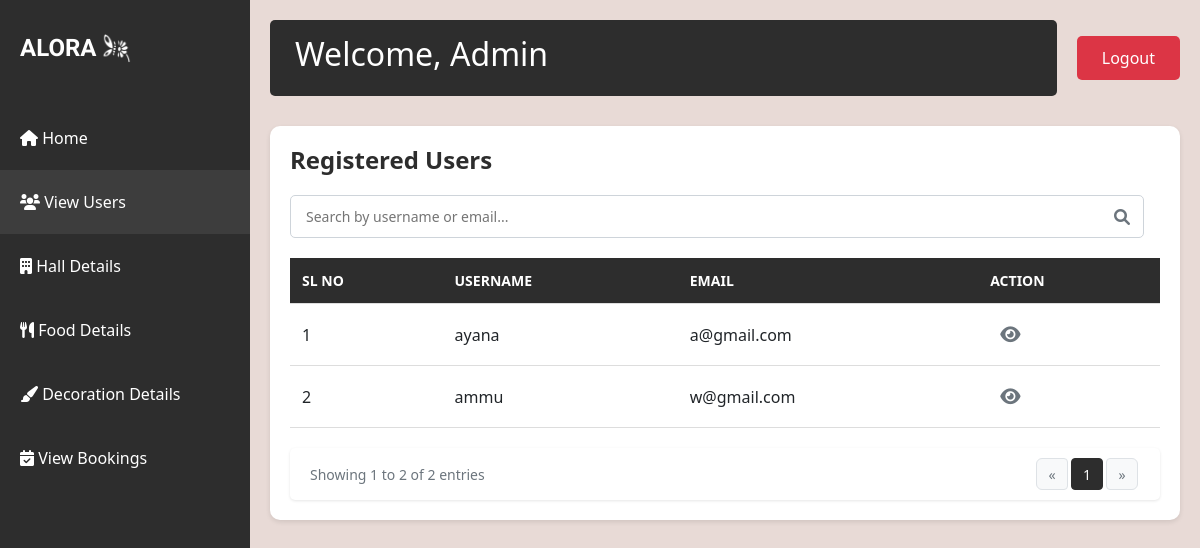
The app's page /view_users/ (signed in) with its own data.
### app/models.py (models this page shows)
class User_details(models.Model):
    user_id=models.ForeignKey(User,on_delete=models.CASCADE)
    phone_number=models.CharField(max_length=10,unique=True)
    gender=models.CharField(max_length=100)
    address=models.TextField(max_length=255, default="Unknown")

### app/views.py (the view)
# urls.py: path('view_users/',views.view_users,name='view_users'),
@login_required(login_url='login')
def view_users(request):
    if not request.user.is_staff:
        messages.error(request, "You are not authorized to view this page.")
        return redirect('admin_dash')
    users=User_details.objects.all()
    return render(request,'view_users.html',{'users':users})

### templates/view_users.html (shortened to what this page needs)
<!DOCTYPE html>
<html lang="en">
<head>
    {% load static %}
    <link href="https://cdn.jsdelivr.net/npm/bootstrap@5.3.0/dist/css/bootstrap.min.css" rel="stylesheet">
    <link rel="stylesheet" href="https://cdnjs.cloudflare.com/ajax/libs/font-awesome/6.0.0-beta3/css/all.min.css">
</head>
<body>
    <div class="sidebar">
        <div class="logo-container">
            <div class="logo">ALORA</div>
            <img src="{% static 'alora_icon.png' %}" alt="Light Bulb" class="logo-image">
        </div>
        <nav class="nav flex-column">
            <a class="nav-link" href="{% url 'admin_dash' %}">
                <i class="fas fa-home"></i> Home
            </a>
            <a class="nav-link active" href="{% url 'view_users' %}">
                <i class="fas fa-users"></i> View Users
            </a>
            <a class="nav-link" href="{% url 'hall_details' %}">
                <i class="fas fa-building"></i> Hall Details
            </a>
            <a class="nav-link" href="{% url 'food_details' %}">
                <i class="fas fa-utensils"></i> Food Details
            </a>
            <a class="nav-link" href="{% url 'decoration_details' %}">
                <i class="fas fa-paint-brush"></i> Decoration Details
            </a>
            <a class="nav-link" href="{% url 'admin_view_booking' %}">
                <i class="fas fa-calendar-check"></i> View Bookings
            </a>
        </nav>
    </div>
    <div class="main-content">
        <div class="top-nav">
            <div class="welcome-section">
                <h2>Welcome, Admin</h2>
            </div>
            <a href="{% url 'logout' %}" class="logout-btn">Logout</a>
        </div>
        <div class="users-table">
            <h1>Registered Users</h1>
            <div class="search-container">
                <input type="text" id="searchInput" class="search-box" placeholder="Search by username or email...">
                <i class="fas fa-search search-icon"></i>
            </div>
            <table id="usersTable">
                <thead>
                    <tr>
                        <th>Sl No</th>
                        <th>Username</th>
                        <th>Email</th>
                        <th>Action</th>
                    </tr>
                </thead>
                <tbody>
                    {% for user in users %}
                        <tr class="user-row">
                            <td>{{ forloop.counter }}</td>
                            <td>{{ user.user_id.username }}</td>
                            <td>{{ user.user_id.email }}</td>
                            <td>
                                <button class="eye-btn" onclick="toggleDetails(this, 'details-{{ forloop.counter }}')">
                                    <i class="fas fa-eye"></i>
                                </button>
                            </td>
                        </tr>
                    {% endfor %}
                </tbody>
            </table>
            <div class="pagination-controls">
                <div class="d-flex justify-content-between align-items-center flex-wrap">
                    <div class="showing-entries mb-2 mb-md-0">
                        Showing <span id="start-entry">1</span> to <span id="end-entry">10</span> of <span id="total-entries">{{ users|length }}</span> entries
                    </div>
                    <nav aria-label="User table pagination">
                        <ul class="pagination" id="pagination">
                            <li class="page-item disabled" id="prev-page-li">
                                <a class="page-link" href="#" id="prev-page" aria-label="Previous">
                                    <span aria-hidden="true">&laquo;</span>
                                </a>
                            </li>
                            <li class="page-item" id="next-page-li">
                                <a class="page-link" href="#" id="next-page" aria-label="Next">
                                    <span aria-hidden="true">&raquo;</span>
                                </a>
                            </li>
                        </ul>
                    </nav>
                </div>
            </div>
        </div>
    </div>
</body>
</html>

### templates/view_users.html (style rules this page uses)
body { background-color: #e8dad6; min-height: 100vh; }
.sidebar { background-color: #2d2d2d; color: white; min-height: 100vh; padding-top: 20px; position: fixed; width: 250px; }
.logo-container { display: flex; align-items: center; justify-content: flex-start; padding: 10px 20px; margin-bottom: 30px; }
.logo { font-family: 'Irish Grover'; font-size: 24px; font-weight: bold; }
.logo-image { width: 30px; height: 30px; margin-left: 5px; }
.nav-link { color: #ffffff; padding: 20px 20px; transition: all 0.3s; font-size: 16px; }
.nav-link.active { background-color: #3d3d3d; }
.main-content { margin-left: 250px; padding: 20px; }
.top-nav { display: flex; justify-content: space-between; align-items: center; margin-bottom: 30px; }
.welcome-section { background-color: #2d2d2d; color: white; padding: 15px 25px; border-radius: 5px; flex-grow: 1; margin-right: 20px; }
.logout-btn { background-color: #dc3545; color: white; border: none; padding: 10px 25px; border-radius: 5px; text-decoration: none; transition: background-color 0.3s; }
.users-table { background-color: white; border-radius: 10px; box-shadow: 0 2px 5px rgba(0,0,0,0.1); padding: 20px; margin-top: 20px; }
.users-table h1 { font-size: 24px; font-weight: bold; margin-bottom: 20px; color: #2d2d2d; }
.users-table table { width: 100%; border-collapse: collapse; }
.users-table th, .users-table td { padding: 12px; text-align: left; border-bottom: 1px solid #ddd; }
.users-table th { background-color: #2d2d2d; color: white; text-transform: uppercase; font-size: 14px; }
.eye-btn { background: none; border: none; color: #6c757d; cursor: pointer; font-size: 18px; transition: all 0.3s ease; padding: 5px 10px; border-radius: 50%; }
.pagination-controls { background-color: white; padding: 10px 20px; border-radius: 5px; box-shadow: 0 1px 3px rgba(0,0,0,0.1); margin-top: 20px; }
.showing-entries { color: #6c757d; font-size: 14px; }
.search-container { margin-bottom: 20px; display: flex; align-items: center; }
.search-box { flex-grow: 1; padding: 10px 15px; border: 1px solid #ced4da; border-radius: 5px; font-size: 14px; transition: border-color 0.15s ease-in-out; }
.search-icon { position: relative; right: 30px; color: #6c757d; }
.pagination { display: flex; list-style: none; padding: 0; margin: 0; }
.pagination li { margin: 0 2px; }
.pagination a, .pagination .page-link { display: flex; align-items: center; justify-content: center; min-width: 32px; height: 32px; padding: 0 6px; border-radius: 4px; background-color: #f8f9fa; border: 1px solid #dee2e6; color: #2d2d2d; text-decoration: none; transition: all 0.2s; font-size: 14px; }
.pagination .disabled a, .pagination .disabled .page-link { color: #6c757d; pointer-events: none; background-color: #f8f9fa; border-color: #dee2e6; }

### records on screen
User_details: user_id.username "ayana", user_id.email "a@gmail.com"
User_details: user_id.username "ammu", user_id.email "w@gmail.com"

### other values on screen
{{ users|length }} "2"
